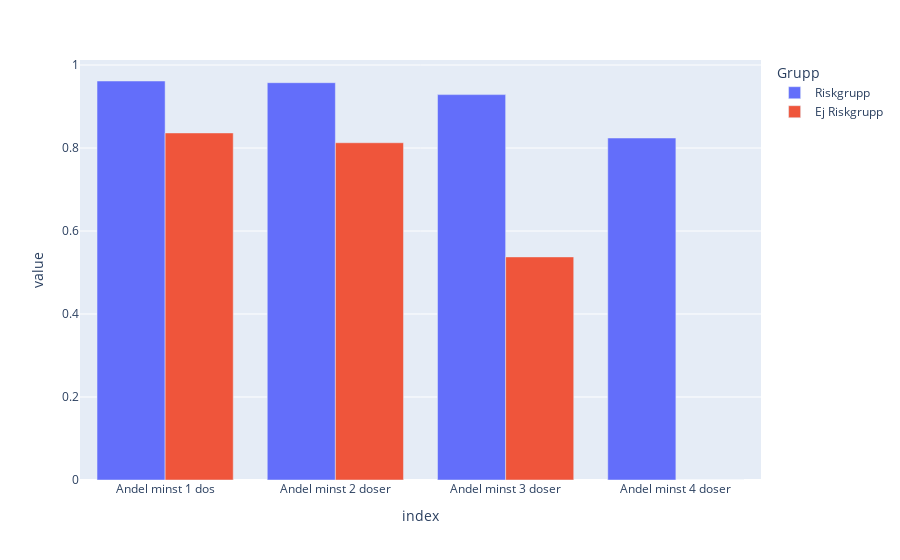

Here is the notebook cell this chart was saved with:
### Code cell
px.bar(df_andel_riskgrupp.transpose(), barmode = "group") # TODO labels and title

### Figure 1 — Plotly figure (JSON) as saved in the notebook; plotly's stock layout.template omitted (floating-point values rounded to 4 significant figures)
{"data": [{"alignmentgroup": "True", "hovertemplate": "Grupp=Riskgrupp<br>index=%{x}<br>value=%{y}<extra></extra>", "legendgroup": "Riskgrupp", "marker": {"color": "#636efa", "pattern": {"shape": ""}}, "name": "Riskgrupp", "offsetgroup": "Riskgrupp", "orientation": "v", "showlegend": true, "textposition": "auto", "type": "bar", "x": ["Andel minst 1 dos", "Andel minst 2 doser", "Andel minst 3 doser", "Andel minst 4 doser"], "xaxis": "x", "y": [0.9615, 0.9574, 0.9287, 0.8241], "yaxis": "y"}, {"alignmentgroup": "True", "hovertemplate": "Grupp=Ej Riskgrupp<br>index=%{x}<br>value=%{y}<extra></extra>", "legendgroup": "Ej Riskgrupp", "marker": {"color": "#EF553B", "pattern": {"shape": ""}}, "name": "Ej Riskgrupp", "offsetgroup": "Ej Riskgrupp", "orientation": "v", "showlegend": true, "textposition": "auto", "type": "bar", "x": ["Andel minst 1 dos", "Andel minst 2 doser", "Andel minst 3 doser", "Andel minst 4 doser"], "xaxis": "x", "y": [0.8363, 0.8127, 0.5376, 0], "yaxis": "y"}], "layout": {"barmode": "group", "legend": {"title": {"text": "Grupp"}, "tracegroupgap": 0}, "margin": {"t": 60}, "xaxis": {"anchor": "y", "domain": [0, 1], "title": {"text": "index"}}, "yaxis": {"anchor": "x", "domain": [0, 1], "title": {"text": "value"}}}}
